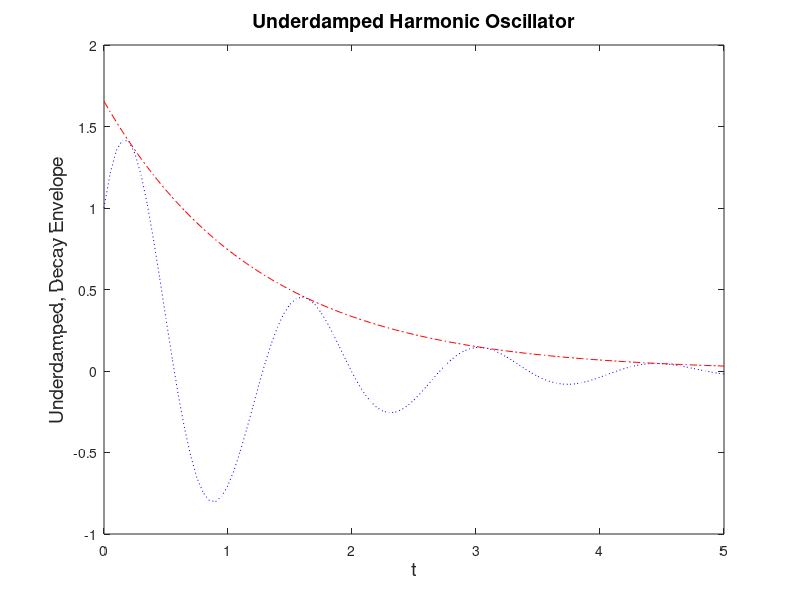

Reproduce this figure in MATLAB. (Note: this script raises an error after producing the figure.)
%under_damp.m
%plots the underdamped HO solution
clear;
m=0.05;                             %mass
k=1;                                %spring constant
c=0.08;                             %drag coefficient
x0=1.0;                             %initial position
v0=5.0;                             %initial speed
gam=c/2/m;                          %critical gamma
wo=sqrt(k/m);                       %SHO natural frequency
desc=wo^2-gam^2;                    %must be positive this time
if desc <= 0;                       %ensure appropriate problem conditions
    disp('gam needs to be smaller'); 
    return; 
end
w=sqrt(desc);                       %underdamped frequency
B=sqrt(x0^2+(v0+gam*x0)^2/w^2);     %constant B for underdamped
th=atan(w*x0/(v0+gam*x0));          %angle theta
tmax=5;                             %maximum time
NPTS=100;                           %number of points
t=[0:tmax/NPTS:tmax];               %time array
x=B*exp(-gam*t).*sin(w*t+th);       %underdamped solution
xe=B*exp(-gam*t);                   %the decay envelope
plot(t,x,'b:',t,xe,'r-.');
title('Underdamped Harmonic Oscillator','FontSize',14)
ylabel('Underdamped, Decay Envelope','FontSize',14);
xlabel('t','FontSize',14);
h=legend('Underdamped','Decay Envelope',1); set(h,'FontSize',14);
